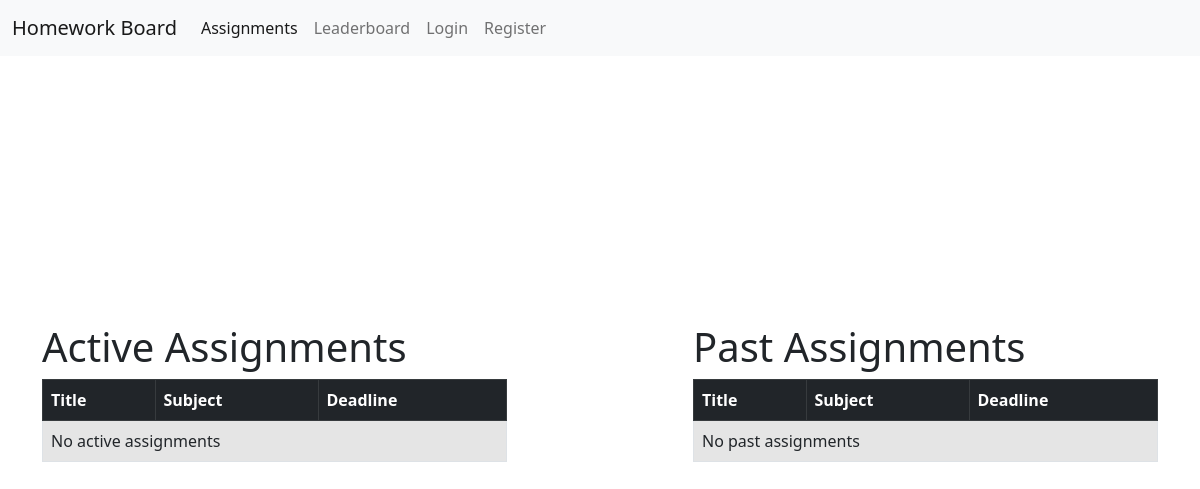
The app's page /, older data.
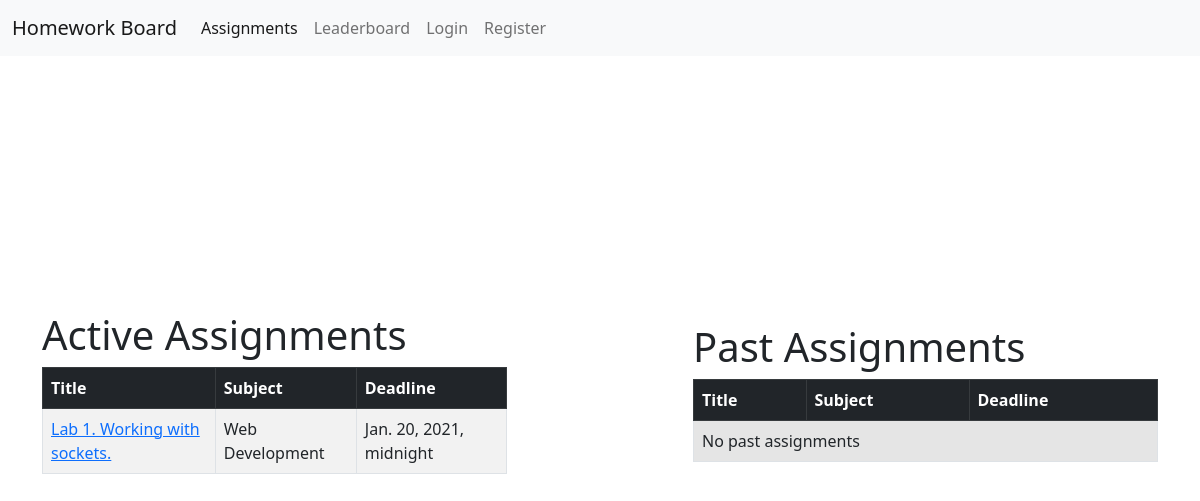
The same page, newer data.
### homework/models.py (models this page shows, shortened)
class Assignment(models.Model):
    title = models.CharField(max_length=250)
    subject = models.ForeignKey(
        Subject, on_delete=models.CASCADE, related_name='assignment')
    teacher = models.CharField(max_length=100)
    date_of_issue = models.DateTimeField(auto_now_add=True, blank=True)
    deadline = models.DateTimeField()
    description = models.CharField(max_length=1000)
    penalties = models.CharField(max_length=500)
    is_active = models.BooleanField(default=True)

class Subject(models.Model):
    title = models.CharField(max_length=100)
    credit = models.DecimalField(max_digits=2, decimal_places=1)
    def __str__(self):
        return self.title

### homework/views.py (the view)
# urls.py: path('', views.IndexView.as_view(), name='index'),
class IndexView(ListView):
    model = Assignment
    context_object_name = 'assignments'
    template_name = 'homework/index.html'
    def get_queryset(self):
        queryset = {
            'active_assignments': Assignment.objects.filter(is_active=True).order_by('-deadline'),
            'inactive_assignments': Assignment.objects.filter(is_active=False).order_by('-deadline')
        }
        return queryset

### homework/templates/homework/index.html (shortened to what this page needs)
{% extends "homework/layout.html" %}
{% block body %}
<div class="container vh-100 d-flex justify-content-between align-items-center">
  <div class="col-md-5">
    <h1>Active Assignments</h1>
    <table class="table table-striped table-bordered">
      <thead class="table-dark">
        <tr>
          <th scope="col">Title</th>
          <th scope="col">Subject</th>
          <th scope="col">Deadline</th>
        </tr>
      </thead>
      <tbody>
        {% if assignments.active_assignments %}
        {% for assignment in assignments.active_assignments %}
        <tr>
          <td><a href="{% url 'assignment-detail' assignment.pk %}">{{ assignment.title }}</a></td>
          <td>{{ assignment.subject }}</td>
          <td>{{ assignment.deadline }}</td>
        </tr>
        {% endfor %}
        {% else %}
        <tr>
          <td colspan="3" class="table-active">No active assignments</td>
        </tr>
        {% endif %}
      </tbody>
    </table>
  </div>
  <div class="col-md-5">
    <h1>Past Assignments</h1>
    <table class="table table-striped table-bordered">
      <thead class="table-dark">
        <tr>
          <th scope="col">Title</th>
          <th scope="col">Subject</th>
          <th scope="col">Deadline</th>
        </tr>
      </thead>
      <tbody>
        {% if assignments.inactive_assignments %}
        {% for assignment in assignments.inactive_assignments %}
        <tr>
          <td>{{ assignment.title }}</td>
          <td>{{ assignment.subject }}</td>
          <td>{{ assignment.deadline }}</td>
        </tr>
        {% endfor %}
        {% else %}
        <tr>
          <td colspan="3" class="table-active">No past assignments</td>
        </tr>
        {% endif %}
      </tbody>
    </table>
  </div>
</div>
{% endblock body %}

Row changes from the older to the newer data that the page shows:
added Assignment: title "Lab 1. Working with sockets.", subject "Web Development", deadline "Jan. 20, 2021, midnight"
Text that changed along with them:
text no longer shown: "No active assignments"
